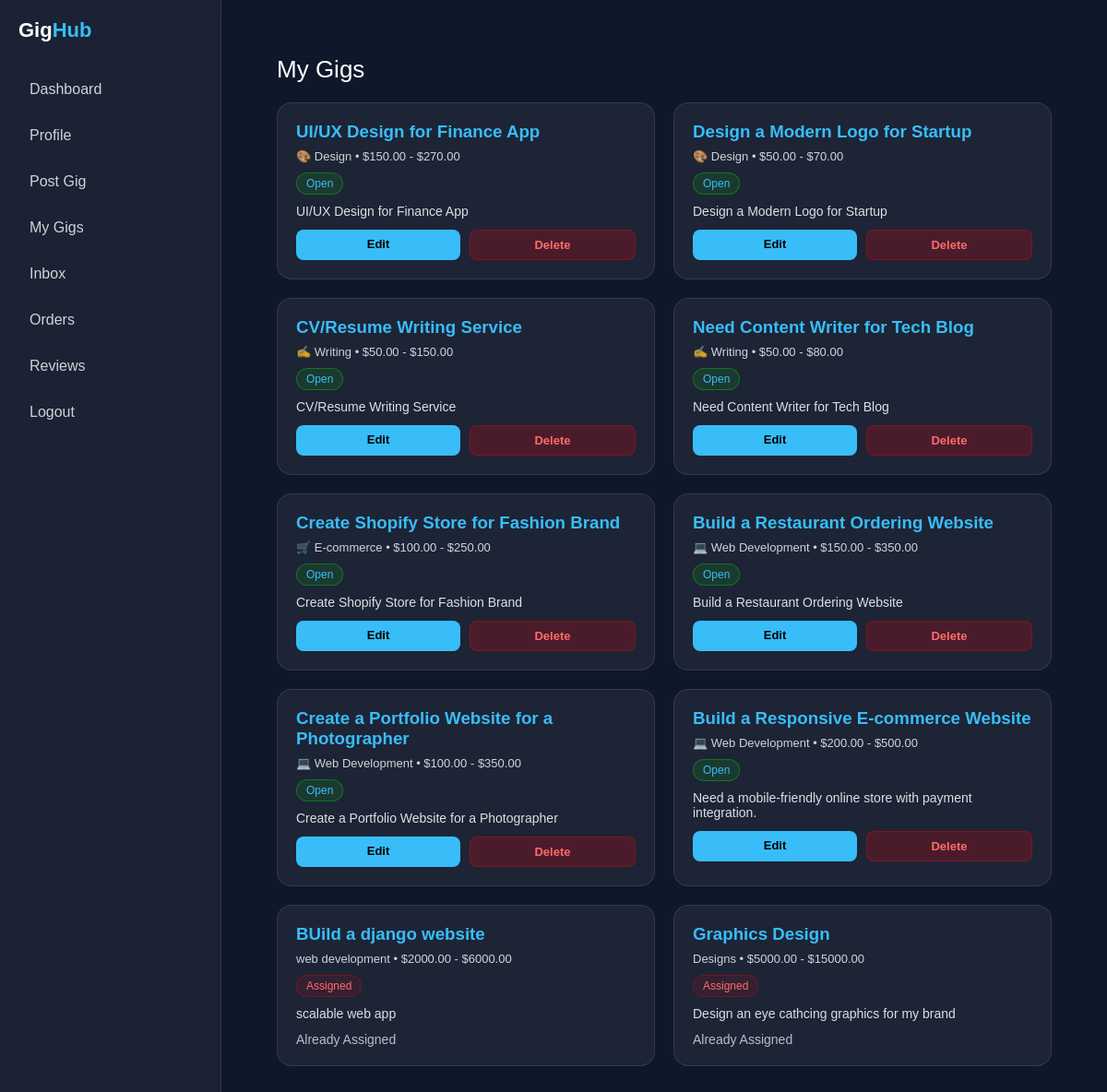
The app's page /viewgig/ (signed in) with its own data.
### Client/models.py (models this page shows, shortened)
class Gig(models.Model):
    client = models.ForeignKey(User, on_delete=models.CASCADE)
    title = models.CharField(max_length=200)
    category = models.CharField(max_length=100)
    budget_min = models.DecimalField(max_digits=10, decimal_places=2)
    budget_max = models.DecimalField(max_digits=10, decimal_places=2)
    description = models.TextField()
    status = models.CharField(max_length=20,
    choices=[('OPEN', 'Open'),('ASSIGNED','Assigned'),('CLOSED', 'Closed')], default='OPEN')
    created_at = models.DateTimeField(auto_now_add=True)

### Client/views.py (the view)
# urls.py: path('viewgig/', views.viewGig, name="viewGig"),
@login_required(login_url='clientloginPage')
def viewGig(request: HttpRequest):
    gigs = Gig.objects.filter(client=request.user).order_by('-created_at')
    return render(request, 'viewgig.html', {'gigs': gigs})

### Client/templates/viewgig.html (shortened to what this page needs)
{% extends "base.html" %}
{% block content %}
<div class="main">
  <div class="title">My Gigs</div>
  {% if gigs %}
    <div class="grid">
      {% for gig in gigs %}
      <div class="card">
        <h3>{{ gig.title }}</h3>
        <div class="meta">
          {{ gig.category }} • ${{ gig.budget_min }} - ${{ gig.budget_max }}
        </div>
        <div class="badge {% if gig.status == 'OPEN' %}open{% else %}closed{% endif %}">
          {{ gig.get_status_display }}
        </div>
        <div class="desc">
          {{ gig.description }}
        </div>
        <div class="actions">
          {% if gig.status == "OPEN" %}
            <a href="{% url 'edit_gig' gig.id %}" class="btn edit">Edit</a>
            <a href="{% url 'delete_gig' gig.id %}" class="btn delete">Delete</a>
          {% else %}
            <span class="empty">Already Assigned</span>
          {% endif %}
        </div>
      </div>
      {% endfor %}
    </div>
  {% else %}
    <p class="empty">You haven't posted any gigs yet.</p>
  {% endif %}
</div>
{% endblock %}

### static/css/style.css (style rules this page uses)
* { margin: 0; padding: 0; box-sizing: border-box; font-family: Arial, Helvetica, sans-serif; }
body { background: #0f172a; color: white; display: flex; min-height: 100vh; }
.main { flex: 1; padding: 30px; }

### Client/templates/viewgig.html (style rules this page uses)
.title { font-size: 26px; margin-bottom: 20px; }
.grid { display: grid; grid-template-columns: repeat(auto-fit, minmax(280px, 1fr)); gap: 20px; }
.card { background: rgba(255,255,255,0.06); border: 1px solid rgba(255,255,255,0.1); border-radius: 16px; padding: 20px; transition: 0.3s; }
.card h3 { color: #38bdf8; margin-bottom: 8px; }
.meta { font-size: 13px; opacity: 0.8; margin-bottom: 10px; }
.desc { font-size: 14px; opacity: 0.85; margin-bottom: 12px; }
.badge { display: inline-block; padding: 4px 10px; border-radius: 20px; font-size: 12px; margin-bottom: 10px; }
.open { background: rgba(0,255,0,0.1); color: #38bdf8; border: 1px solid rgba(0,255,0,0.3); }
.closed { background: rgba(255,0,0,0.1); color: #ff6b6b; border: 1px solid rgba(255,0,0,0.3); }
.actions { display: flex; gap: 10px; margin-top: 10px; }
.btn { flex: 1; text-align: center; padding: 8px; border-radius: 8px; text-decoration: none; font-size: 13px; font-weight: bold; transition: 0.3s; }
.edit { background: #38bdf8; color: black; }
.delete { background: rgba(255,0,0,0.2); color: #ff6b6b; border: 1px solid rgba(255,0,0,0.3); }
.empty { opacity: 0.7; font-size: 14px; }

### records on screen
Gig: title "UI/UX Design for Finance App", category "🎨 Design", budget_min "150.00", budget_max "270.00", status "Open", description "UI/UX Design for Finance App", shows "Edit"
Gig: title "Design a Modern Logo for Startup", category "🎨 Design", budget_min "50.00", budget_max "70.00", status "Open", description "Design a Modern Logo for Startup", shows "Edit"
Gig: title "CV/Resume Writing Service", category "✍ Writing", budget_min "50.00", budget_max "150.00", status "Open", description "CV/Resume Writing Service", shows "Edit"
Gig: title "Need Content Writer for Tech Blog", category "✍ Writing", budget_min "50.00", budget_max "80.00", status "Open", description "Need Content Writer for Tech Blog", shows "Edit"
Gig: title "Create Shopify Store for Fashion Brand", category "🛒 E-commerce", budget_min "100.00", budget_max "250.00", status "Open", description "Create Shopify Store for Fashion Brand", shows "Edit"
Gig: title "Build a Restaurant Ordering Website", category "💻 Web Development", budget_min "150.00", budget_max "350.00", status "Open", description "Build a Restaurant Ordering Website", shows "Edit"
Gig: title "Create a Portfolio Website for a Photographer", category "💻 Web Development", budget_min "100.00", budget_max "350.00", status "Open", description "Create a Portfolio Website for a Photographer", shows "Edit"
Gig: title "Build a Responsive E-commerce Website", category "💻 Web Development", budget_min "200.00", budget_max "500.00", status "Open", description "Need a mobile-friendly online store with payment integration.", shows "Edit"
Gig: title "BUild a django website", category "web development", budget_min "2000.00", budget_max "6000.00", status "Assigned", description "scalable web app", shows "Already Assigned"
Gig: title "Graphics Design", category "Designs", budget_min "5000.00", budget_max "15000.00", status "Assigned", description "Design an eye cathcing graphics for my brand", shows "Already Assigned"
